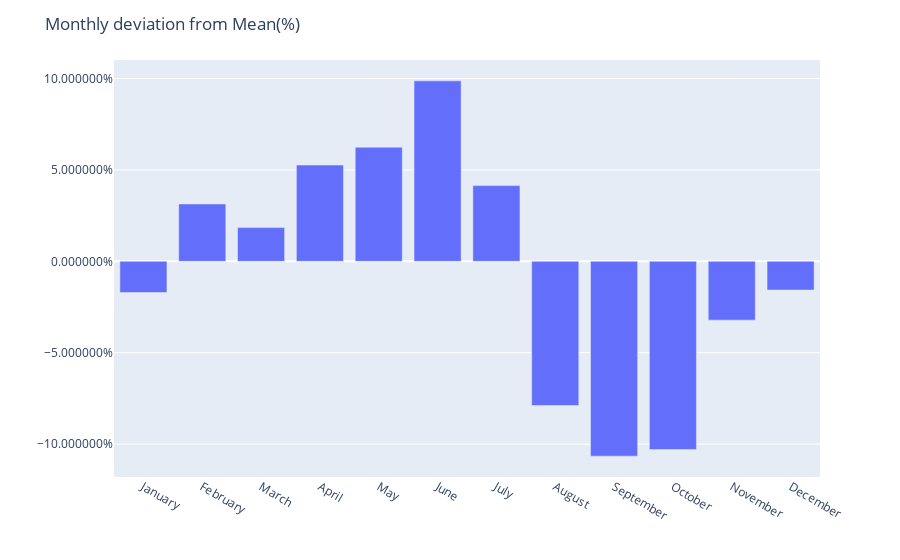

The code cell stored with this chart in its notebook:
### Code cell
fig = px.bar(monthly_mean_diff)

fig.update_layout(
    yaxis_title="", 
    yaxis_tickformat = '%',
    xaxis_title="",
    title="Monthly deviation from Mean(%)",
    showlegend=False,
)
fig.show()

### Figure 1 — Plotly figure (JSON) as saved in the notebook; plotly's stock layout.template omitted (floating-point values rounded to 4 significant figures)
{"data": [{"alignmentgroup": "True", "hovertemplate": "variable=Adj Close<br>index=%{x}<br>value=%{y}<extra></extra>", "legendgroup": "Adj Close", "marker": {"color": "#636efa", "pattern": {"shape": ""}}, "name": "Adj Close", "offsetgroup": "Adj Close", "orientation": "v", "showlegend": true, "textposition": "auto", "type": "bar", "x": ["January", "February", "March", "April", "May", "June", "July", "August", "September", "October", "November", "December"], "xaxis": "x", "y": [-0.01704, 0.0314, 0.01847, 0.05267, 0.06241, 0.09874, 0.04143, -0.07887, -0.1066, -0.103, -0.03217, -0.01573], "yaxis": "y"}], "layout": {"barmode": "relative", "legend": {"title": {"text": "variable"}, "tracegroupgap": 0}, "margin": {"t": 60}, "showlegend": false, "title": {"text": "Monthly deviation from Mean(%)"}, "xaxis": {"anchor": "y", "domain": [0, 1], "title": {"text": ""}}, "yaxis": {"anchor": "x", "domain": [0, 1], "tickformat": "%", "title": {"text": ""}}}}
